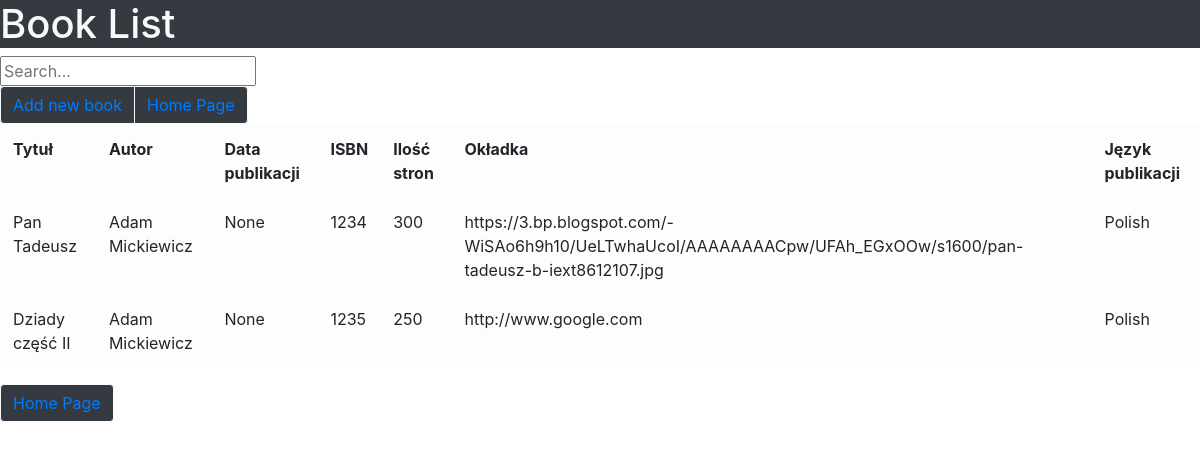
The page /book_list/ on the database as committed earlier.
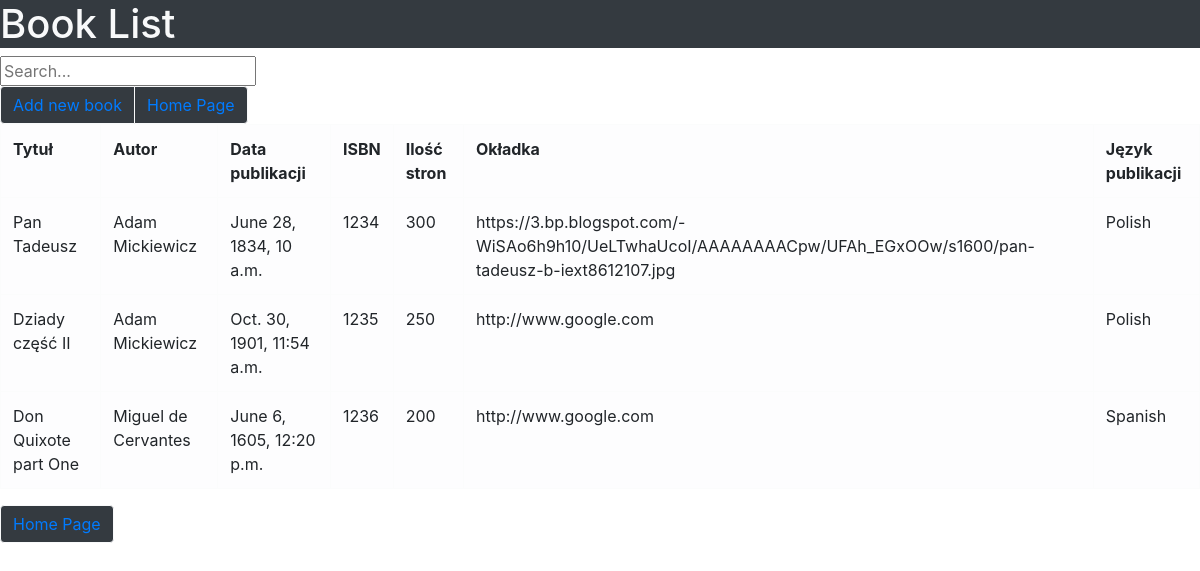
The same page on the database as committed later.
### NewApp/models.py (models this page shows, shortened)
class Book(models.Model):
    title = models.CharField(max_length=200)
    author = models.CharField(max_length=200)
    publication_date = models.DateTimeField('publication date')
    isbn_number = models.IntegerField(default=0)
    page_number = models.IntegerField(default=0)
    front_page_url = models.URLField(default='http://www.google.com')
    publication_language = models.CharField(max_length=100)

### NewApp/views.py (the view)
# urls.py: path('book_list/', BookList.as_view()),
class BookList(ListView):
    model = Book
    template_name = 'book_list.html'
    def get_queryset(self):
        query = self.request.GET.get('q')
        if not query:
            query = ''
        if (Book.objects.filter(title__icontains=query)):
            return Book.objects.filter(title__icontains=query)
        elif (Book.objects.filter(author__icontains=query)):
            return Book.objects.filter(author__icontains=query)
        elif (Book.objects.filter(publication_language__icontains=query)):
            return Book.objects.filter(publication_language__icontains=query)
        else:
            return Book.objects.all()

### NewApp/templates/book_list.html (shortened to what this page needs)
<!doctype html>
<html lang="en">
  <head>
    <link rel="stylesheet" href="https://stackpath.bootstrapcdn.com/bootstrap/4.3.1/css/bootstrap.min.css">
  </head>
  <body>
    <h1 class="text-light bg-dark">Book List</h1>
    <form method="GET" action="" id="searchform">
        <input class="searchfield" id="searchbox" name="q" type="text" value="{{ request.GET.q }}" placeholder="Search..."/>
    </form>
        <div class="btn-group" role="group" aria-label="Basic example">
            <button type="button" class="btn btn-light bg-dark"><a href="/new_book">Add new book</a></button>
            <button type="button" class="btn btn-light bg-dark"><a href="/ ">Home Page</a></button>
        </div>
    <table cellspacing="0" cellpadding="0" border="1" style="width: 100%;" class="table table-light">
        <tr>
        <td><b>Tytuł</b></td>
        <td><b>Autor</b></td>
        <td><b>Data publikacji</b></td>
        <td><b>ISBN</b></td>
        <td><b>Ilość stron</b></td>
        <td><b>Okładka</b></td>
        <td><b>Język publikacji</b></td>
        </tr>
        {% for book in object_list%}
        <tr>
            <td>{{ book.title }}</td>
            <td>{{ book.author }}</td>
            <td>{{ book.publication_date }}</td>
            <td>{{ book.isbn_number }}</td>
            <td>{{ book.page_number }}</td>
            <td>{{ book.front_page_url }}</td>
            <td>{{ book.publication_language }}</td>
        </tr>
        {% endfor %}
    </table>
    <button type="button" class="btn btn-light bg-dark"><a href="/ ">Home Page</a></button>
  </body>

Rows that differ between the two databases and show on the page:
changed Book "Pan Tadeusz": publication_date "None" → "June 28, 1834, 10 a.m."
changed Book "Dziady część II": publication_date "None" → "Oct. 30, 1901, 11:54 a.m."
added Book: title "Don Quixote part One", author "Miguel de Cervantes", publication_date "June 6, 1605, 12:20 p.m.", isbn_number "1236", page_number "200", front_page_url "http://www.google.com", publication_language "Spanish"
